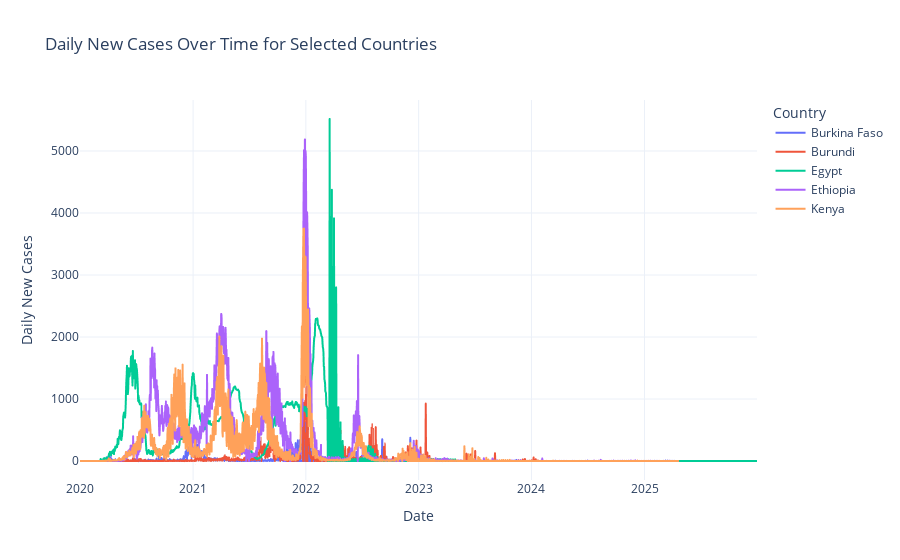

The notebook cell this image was saved under:
### Markdown cell above
### **Task C:** Compare daily new cases between countries.

### Code cell
fig = px.line(
    covid_df,
    x='date',
    y='new_cases',
    color='country',
    title='Daily New Cases Over Time for Selected Countries',
    labels={'date': 'Date', 'new_cases': 'Daily New Cases'}
)
fig.update_layout(
    xaxis_title='Date',
    yaxis_title='Daily New Cases',
    legend_title='Country',
    template='plotly_white'
)
fig.show()

### Figure 1 — Plotly figure (JSON) as saved in the notebook; plotly's stock layout.template omitted (floating-point values rounded to 4 significant figures; data arrays with more than 128 entries replaced by an {"elided": "..."} marker saying what was removed)
{"data": [{"hovertemplate": "country=Burkina Faso<br>Date=%{x}<br>Daily New Cases=%{y}<extra></extra>", "legendgroup": "Burkina Faso", "line": {"color": "#636efa", "dash": "solid"}, "marker": {"symbol": "circle"}, "mode": "lines", "name": "Burkina Faso", "showlegend": true, "type": "scattergl", "x": {"elided": "1937 str values"}, "xaxis": "x", "y": {"elided": "1937 int values"}, "yaxis": "y"}, {"hovertemplate": "country=Burundi<br>Date=%{x}<br>Daily New Cases=%{y}<extra></extra>", "legendgroup": "Burundi", "line": {"color": "#EF553B", "dash": "solid"}, "marker": {"symbol": "circle"}, "mode": "lines", "name": "Burundi", "showlegend": true, "type": "scattergl", "x": {"elided": "1937 str values"}, "xaxis": "x", "y": {"elided": "1937 int values"}, "yaxis": "y"}, {"hovertemplate": "country=Egypt<br>Date=%{x}<br>Daily New Cases=%{y}<extra></extra>", "legendgroup": "Egypt", "line": {"color": "#00cc96", "dash": "solid"}, "marker": {"symbol": "circle"}, "mode": "lines", "name": "Egypt", "showlegend": true, "type": "scattergl", "x": {"elided": "1946 str values"}, "xaxis": "x", "y": {"elided": "1946 int values"}, "yaxis": "y"}, {"hovertemplate": "country=Ethiopia<br>Date=%{x}<br>Daily New Cases=%{y}<extra></extra>", "legendgroup": "Ethiopia", "line": {"color": "#ab63fa", "dash": "solid"}, "marker": {"symbol": "circle"}, "mode": "lines", "name": "Ethiopia", "showlegend": true, "type": "scattergl", "x": {"elided": "1937 str values"}, "xaxis": "x", "y": {"elided": "1937 int values"}, "yaxis": "y"}, {"hovertemplate": "country=Kenya<br>Date=%{x}<br>Daily New Cases=%{y}<extra></extra>", "legendgroup": "Kenya", "line": {"color": "#FFA15A", "dash": "solid"}, "marker": {"symbol": "circle"}, "mode": "lines", "name": "Kenya", "showlegend": true, "type": "scattergl", "x": {"elided": "1937 str values"}, "xaxis": "x", "y": {"elided": "1937 int values"}, "yaxis": "y"}], "layout": {"legend": {"title": {"text": "Country"}, "tracegroupgap": 0}, "title": {"text": "Daily New Cases Over Time for Selected Countries"}, "xaxis": {"anchor": "y", "domain": [0, 1], "title": {"text": "Date"}}, "yaxis": {"anchor": "x", "domain": [0, 1], "title": {"text": "Daily New Cases"}}}}
